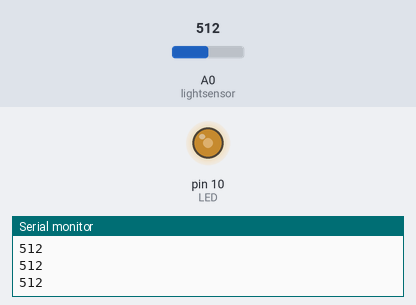
Bench run of a sketch on a simulated Arduino Uno, built with avr-gcc and run on an emulated ATmega328P. On the bench: output pins drawn as LEDs (lit = HIGH), the last lines printed to the serial monitor. Inputs (shaded band) come from the test bench; at power-on: A0 (lightsensor) = 512.

Above: at 1.2 s.
1.3 s: A0 (lightsensor) set to 716
At 2.6 s:
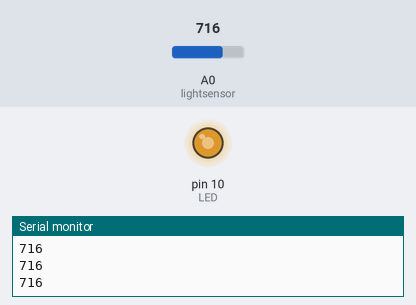
2.9 s: A0 (lightsensor) set to 900
At 4.1 s:
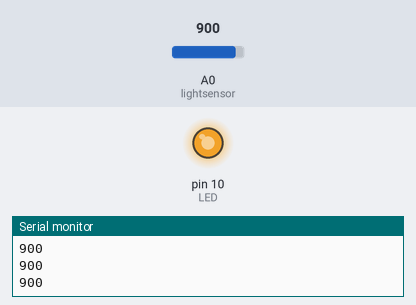
4.5 s: A0 (lightsensor) set to 122
At 5.4 s:
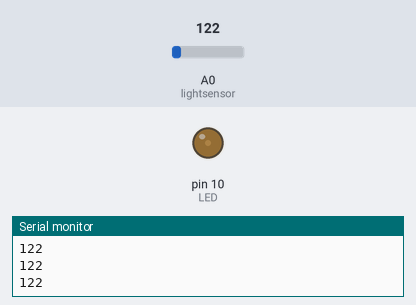
6.1 s: A0 (lightsensor) set to 0
At 6.7 s:
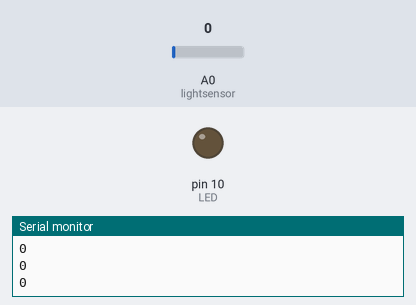
7.7 s: A0 (lightsensor) set to 511
At 9.2 s:
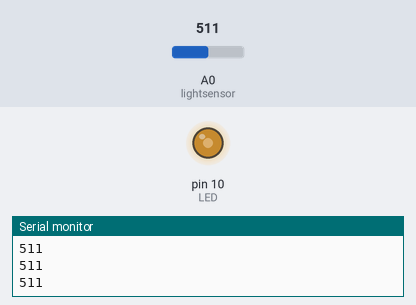
Timing chart, 0 to 10.3 s (numbered marks = the images above; inputs shaded):
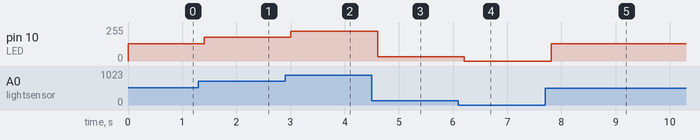

Measured:
- after the input at 1.3 s, pin 10 (LED): 128/255 → 179/255 after 0.10 s
- after the input at 2.9 s, pin 10 (LED): 179/255 → 225/255 after 0.11 s
- after the input at 4.5 s, pin 10 (LED): 225/255 → 31/255 after 0.11 s
- after the input at 6.1 s, pin 10 (LED): 31/255 → 0/255 after 0.11 s
- after the input at 7.7 s, pin 10 (LED): 0/255 → 128/255 after 0.11 s

The sketch:

lightsensor-DSPSa.ino
```cpp
const int lightsensor = A0;
int lightVal = 0;
const int LED = 10;
int LEDVal = 0;

void setup() {
  // put your setup code here, to run once:
  pinMode(lightsensor, INPUT);
  pinMode(LED, OUTPUT);
  Serial.begin(9600);
}

void loop() {
  // put your main code here, to run repeatedly:
  lightVal = analogRead(lightsensor);
  LEDVal = map(lightVal, 1023, 0, 255, 0);
  analogWrite(LED, LEDVal);
  Serial.println(lightVal);
  delay(200);
}
```
